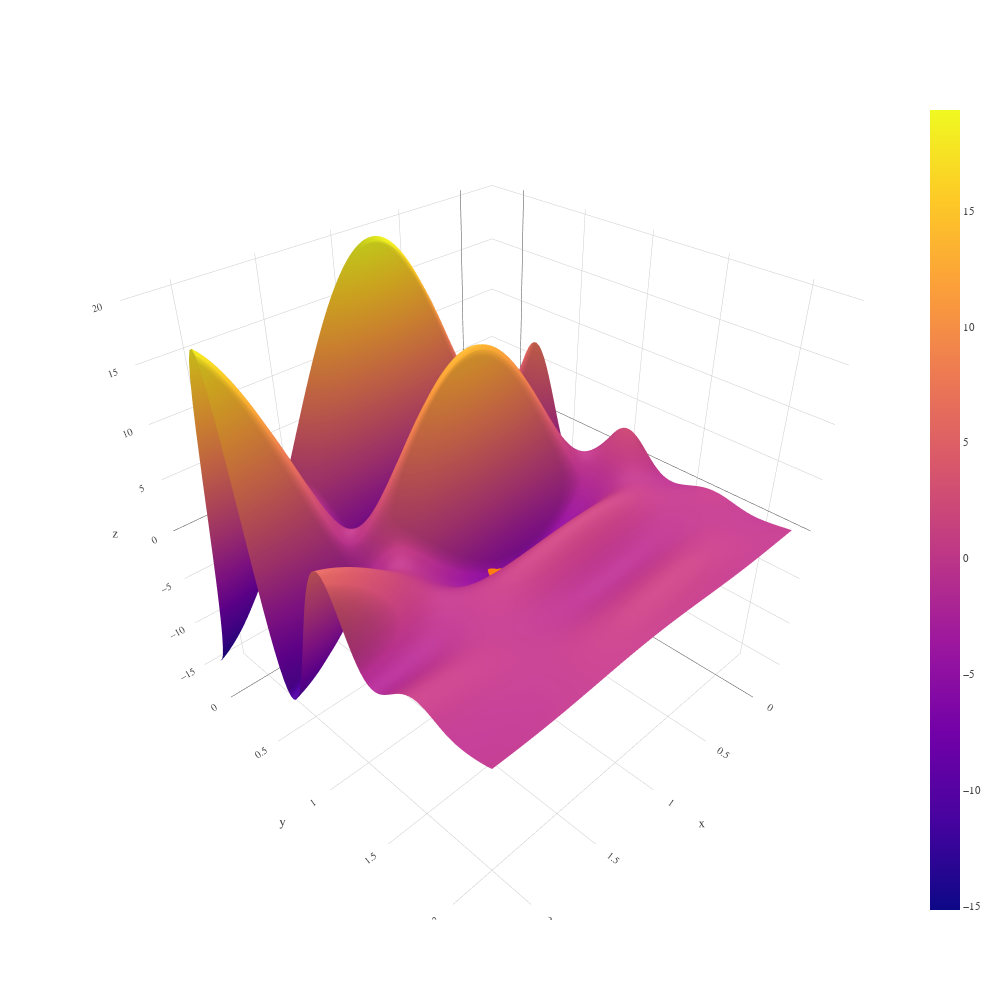

Notebook code for this chart:
### Code cell
df = grid_search

x = np.array(df.beta)
y = np.array(df.gamma)
z = np.array(df.value)


xi = np.linspace(x.min(), x.max(), 100)
yi = np.linspace(y.min(), y.max(), 100)

X,Y = np.meshgrid(xi,yi)

Zlandscape = griddata((x,y),z,(X,Y), method='cubic')


Zpath_tdvp = griddata((tdvp_x,tdvp_y),tdvp_z,(xi,yi))

fig = go.Figure(
    go.Surface(
        x=xi,
        y=yi,
        z=Zlandscape
        ),
    # go.Scatter3d(
    #     x=tdvp_x,
    #     y=tdvp_y,
    #     z=tdvp_z,
    #     mode='markers'
    # )
    )

fig.add_scatter3d(x=tdvp_x,
                  y=tdvp_y,
                  z=tdvp_z,)

fig.update_layout(
    template=BA_template,
    width=1000,
    height=1000
)
fig.show()
# fig.write_html('./plots/grid_seach_n5_p1_i5_landscape.html')
